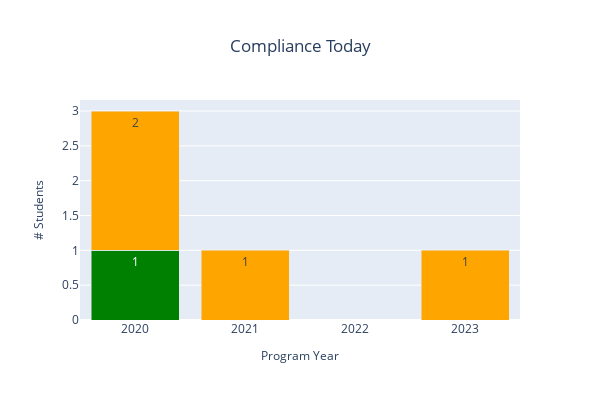

The notebook cell this image was saved under:
### Code cell
todaydf = outdf[outdf["date"]==datetime.datetime.utcnow().date()].loc[:,["year","Completed","Exited","Not Completed"]].melt(id_vars="year")
plotlyBarplot(data=todaydf,x="year",y="value",hue="variable",stacked=True,ylabel="# Students",xlabel="Program Year",
             title="Compliance Today",colors=["green","red","orange"])

### Figure 1 — Plotly figure (JSON) as saved in the notebook; plotly's stock layout.template omitted (floating-point values rounded to 4 significant figures)
{"data": [{"marker": {"color": "green"}, "name": "Completed", "orientation": "v", "text": [1, 0, 0, 0], "textposition": "auto", "type": "bar", "x": ["2020", "2021", "2022", "2023"], "y": [1, 0, 0, 0]}, {"marker": {"color": "red"}, "name": "Exited", "orientation": "v", "text": [0, 0, 0, 0], "textposition": "auto", "type": "bar", "x": ["2020", "2021", "2022", "2023"], "y": [0, 0, 0, 0]}, {"marker": {"color": "orange"}, "name": "Not Completed", "orientation": "v", "text": [2, 1, 0, 1], "textposition": "auto", "type": "bar", "x": ["2020", "2021", "2022", "2023"], "y": [2, 1, 0, 1]}], "layout": {"autosize": true, "barmode": "stack", "height": 400, "showlegend": false, "title": {"text": "Compliance Today", "x": 0.5, "xanchor": "center", "y": 0.9, "yanchor": "top"}, "width": 600, "xaxis": {"automargin": true, "categoryarray": [2020, 2021, 2022, 2023], "categoryorder": "array", "title": {"font": {"size": 12}, "text": "Program Year"}, "type": "category"}, "yaxis": {"automargin": true, "title": {"font": {"size": 12}, "text": "# Students"}}}}
